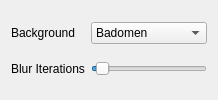
             <widget class="QWidget" name="widget" native="true">
              <layout class="QGridLayout" name="gridLayout_8">
               <item row="1" column="0">
                <widget class="QLabel" name="label_blur_iterations">
                 <property name="text">
                  <string>Blur Iterations</string>
                 </property>
                </widget>
               </item>
               <item row="0" column="1">
                <widget class="QComboBox" name="m_background_selector">
                 <property name="sizePolicy">
                  <sizepolicy hsizetype="Expanding" vsizetype="Fixed">
                   <horstretch>0</horstretch>
                   <verstretch>0</verstretch>
                  </sizepolicy>
                 </property>
                 <item>
                  <property name="text">
                   <string>Badomen</string>
                  </property>
                 </item>
                 <item>
                  <property name="text">
                   <string>Criminal Impact</string>
                  </property>
                 </item>
                 <item>
                  <property name="text">
                   <string>Cwd</string>
                  </property>
                 </item>
                 <item>
                  <property name="text">
                   <string>Drakeq</string>
                  </property>
                 </item>
                 <item>
                  <property name="text">
                   <string>Forest</string>
                  </property>
                 </item>
                 <item>
                  <property name="text">
                   <string>Mandaris</string>
                  </property>
                 </item>
                 <item>
                  <property name="text">
                   <string>Misty</string>
                  </property>
                 </item>
                 <item>
                  <property name="text">
                   <string>Mnight</string>
                  </property>
                 </item>
                </widget>
               </item>
               <item row="0" column="0">
                <widget class="QLabel" name="label_background">
                 <property name="text">
                  <string>Background</string>
                 </property>
                </widget>
               </item>
               <item row="1" column="1">
                <widget class="QSlider" name="m_blur_iterations">
                 <property name="minimum">
                  <number>1</number>
                 </property>
                 <property name="maximum">
                  <number>100</number>
                 </property>
                 <property name="pageStep">
                  <number>20</number>
                 </property>
                 <property name="value">
                  <number>5</number>
                 </property>
                 <property name="orientation">
                  <enum>Qt::Horizontal</enum>
                 </property>
                </widget>
               </item>
              </layout>
             </widget>
